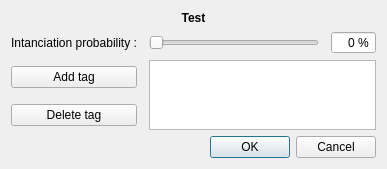
<?xml version="1.0" encoding="UTF-8"?>
<ui version="4.0">
 <class>EditInstItemDialog</class>
 <widget class="QDialog" name="EditInstItemDialog">
  <property name="geometry">
   <rect>
    <x>0</x>
    <y>0</y>
    <width>387</width>
    <height>155</height>
   </rect>
  </property>
  <property name="windowTitle">
   <string>Edit Item</string>
  </property>
  <layout class="QGridLayout" name="gridLayout">
   <item row="2" column="0">
    <widget class="QLabel" name="probaLabel">
     <property name="text">
      <string>Intanciation probability :</string>
     </property>
    </widget>
   </item>
   <item row="1" column="0" colspan="5">
    <widget class="QLabel" name="label">
     <property name="font">
      <font>
       <weight>75</weight>
       <bold>true</bold>
      </font>
     </property>
     <property name="text">
      <string>Test</string>
     </property>
     <property name="alignment">
      <set>Qt::AlignCenter</set>
     </property>
    </widget>
   </item>
   <item row="6" column="2" colspan="3">
    <widget class="QDialogButtonBox" name="buttonBox">
     <property name="orientation">
      <enum>Qt::Horizontal</enum>
     </property>
     <property name="standardButtons">
      <set>QDialogButtonBox::Cancel|QDialogButtonBox::Ok</set>
     </property>
    </widget>
   </item>
   <item row="2" column="2">
    <widget class="QSlider" name="probaHorizontalSlider">
     <property name="maximum">
      <number>100</number>
     </property>
     <property name="orientation">
      <enum>Qt::Horizontal</enum>
     </property>
    </widget>
   </item>
   <item row="2" column="4">
    <widget class="QSpinBox" name="spinBox">
     <property name="alignment">
      <set>Qt::AlignRight|Qt::AlignTrailing|Qt::AlignVCenter</set>
     </property>
     <property name="buttonSymbols">
      <enum>QAbstractSpinBox::NoButtons</enum>
     </property>
     <property name="suffix">
      <string> %</string>
     </property>
     <property name="maximum">
      <number>100</number>
     </property>
    </widget>
   </item>
   <item row="4" column="2" rowspan="2" colspan="3">
    <widget class="QListView" name="tagListView"/>
   </item>
   <item row="4" column="0">
    <widget class="QPushButton" name="addTagButton">
     <property name="text">
      <string>Add tag</string>
     </property>
    </widget>
   </item>
   <item row="5" column="0">
    <widget class="QPushButton" name="deleteTagButton">
     <property name="text">
      <string>Delete tag</string>
     </property>
    </widget>
   </item>
  </layout>
 </widget>
 <resources/>
 <connections>
  <connection>
   <sender>buttonBox</sender>
   <signal>accepted()</signal>
   <receiver>EditInstItemDialog</receiver>
   <slot>accept()</slot>
   <hints>
    <hint type="sourcelabel">
     <x>338</x>
     <y>280</y>
    </hint>
    <hint type="destinationlabel">
     <x>157</x>
     <y>274</y>
    </hint>
   </hints>
  </connection>
  <connection>
   <sender>buttonBox</sender>
   <signal>rejected()</signal>
   <receiver>EditInstItemDialog</receiver>
   <slot>reject()</slot>
   <hints>
    <hint type="sourcelabel">
     <x>338</x>
     <y>286</y>
    </hint>
    <hint type="destinationlabel">
     <x>286</x>
     <y>274</y>
    </hint>
   </hints>
  </connection>
  <connection>
   <sender>probaHorizontalSlider</sender>
   <signal>sliderMoved(int)</signal>
   <receiver>spinBox</receiver>
   <slot>setValue(int)</slot>
   <hints>
    <hint type="sourcelabel">
     <x>213</x>
     <y>16</y>
    </hint>
    <hint type="destinationlabel">
     <x>370</x>
     <y>22</y>
    </hint>
   </hints>
  </connection>
 </connections>
</ui>
